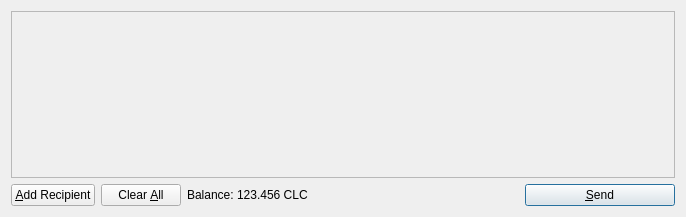
<?xml version="1.0" encoding="UTF-8"?>
<ui version="4.0">
 <class>SendCoinsDialog</class>
 <widget class="QDialog" name="SendCoinsDialog">
  <property name="geometry">
   <rect>
    <x>0</x>
    <y>0</y>
    <width>686</width>
    <height>217</height>
   </rect>
  </property>
  <property name="windowTitle">
   <string>Send Coins</string>
  </property>
  <layout class="QVBoxLayout" name="verticalLayout">
   <item>
    <widget class="QScrollArea" name="scrollArea">
     <property name="widgetResizable">
      <bool>true</bool>
     </property>
     <widget class="QWidget" name="scrollAreaWidgetContents">
      <property name="geometry">
       <rect>
        <x>0</x>
        <y>0</y>
        <width>666</width>
        <height>165</height>
       </rect>
      </property>
      <layout class="QVBoxLayout" name="verticalLayout_2">
       <property name="margin">
        <number>0</number>
       </property>
       <item>
        <layout class="QVBoxLayout" name="entries">
         <property name="spacing">
          <number>6</number>
         </property>
        </layout>
       </item>
       <item>
        <spacer name="verticalSpacer">
         <property name="orientation">
          <enum>Qt::Vertical</enum>
         </property>
         <property name="sizeHint" stdset="0">
          <size>
           <width>20</width>
           <height>40</height>
          </size>
         </property>
        </spacer>
       </item>
      </layout>
     </widget>
    </widget>
   </item>
   <item>
    <layout class="QHBoxLayout" name="horizontalLayout">
     <item>
      <widget class="QPushButton" name="addButton">
       <property name="toolTip">
        <string>Send to multiple recipients at once</string>
       </property>
       <property name="text">
        <string>&amp;Add Recipient</string>
       </property>
       <property name="icon">
        <iconset resource="../bitcoin.qrc">
         <normaloff>:/icons/add</normaloff>:/icons/add</iconset>
       </property>
       <property name="autoDefault">
        <bool>false</bool>
       </property>
      </widget>
     </item>
     <item>
      <widget class="QPushButton" name="clearButton">
       <property name="sizePolicy">
        <sizepolicy hsizetype="Minimum" vsizetype="Fixed">
         <horstretch>0</horstretch>
         <verstretch>0</verstretch>
        </sizepolicy>
       </property>
       <property name="toolTip">
        <string>Remove all transaction fields</string>
       </property>
       <property name="text">
        <string>Clear &amp;All</string>
       </property>
       <property name="icon">
        <iconset resource="../bitcoin.qrc">
         <normaloff>:/icons/remove</normaloff>:/icons/remove</iconset>
       </property>
       <property name="autoRepeatDelay">
        <number>300</number>
       </property>
       <property name="autoDefault">
        <bool>false</bool>
       </property>
      </widget>
     </item>
     <item>
      <layout class="QHBoxLayout" name="horizontalLayout_2">
       <property name="spacing">
        <number>3</number>
       </property>
       <item>
        <widget class="QLabel" name="label">
         <property name="text">
          <string>Balance:</string>
         </property>
        </widget>
       </item>
       <item>
        <widget class="QLabel" name="labelBalance">
         <property name="cursor">
          <cursorShape>IBeamCursor</cursorShape>
         </property>
         <property name="text">
          <string>123.456 CLC</string>
         </property>
         <property name="textInteractionFlags">
          <set>Qt::LinksAccessibleByMouse|Qt::TextSelectableByKeyboard|Qt::TextSelectableByMouse</set>
         </property>
        </widget>
       </item>
      </layout>
     </item>
     <item>
      <spacer name="horizontalSpacer">
       <property name="orientation">
        <enum>Qt::Horizontal</enum>
       </property>
       <property name="sizeHint" stdset="0">
        <size>
         <width>40</width>
         <height>20</height>
        </size>
       </property>
      </spacer>
     </item>
     <item>
      <widget class="QPushButton" name="sendButton">
       <property name="minimumSize">
        <size>
         <width>150</width>
         <height>0</height>
        </size>
       </property>
       <property name="toolTip">
        <string>Confirm the send action</string>
       </property>
       <property name="text">
        <string>&amp;Send</string>
       </property>
       <property name="icon">
        <iconset resource="../bitcoin.qrc">
         <normaloff>:/icons/send</normaloff>:/icons/send</iconset>
       </property>
       <property name="default">
        <bool>true</bool>
       </property>
      </widget>
     </item>
    </layout>
   </item>
  </layout>
 </widget>
 <resources>
  <include location="../bitcoin.qrc"/>
 </resources>
 <connections/>
</ui>
